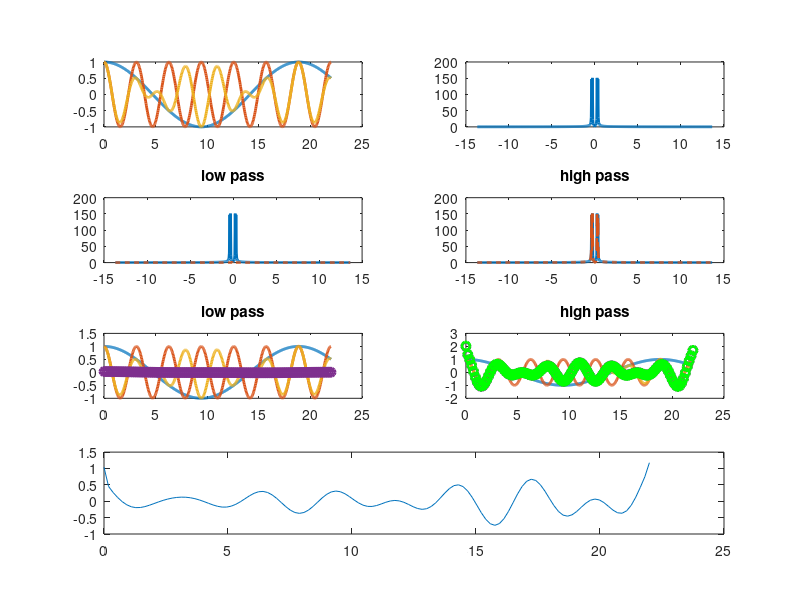

This chart was generated by the following MATLAB code:
% =========================================================================
% fft_filter_unit_test
% =========================================================================
% Created By    : Sydney Sroka
% Last Edited By: Sydney Sroka
% Date          : 07/14/2020
%
% ------------------------
% This script was written to practice using fft to filter a 1D signal

clear;close all;clc

% if you change the period length to anything that isn't a multiply of pi
% (or you could change the length of the input NT to some
% non-whole number) the output is not exact

T1 = 3*2*pi; % [s] period of signal 1
T2 = 0.5*2*pi;   % [s] period of signal 1

N = 601; % length of signal

NT = 3.5;

cT = 2*2*pi; % cutoff period;

%%

t = linspace(0,2*pi*NT,N);

f1 = 1/T1;
f2 = 1/T2;

cf = 1/cT;

s1 = cos(2*pi/T1*t);
s2 = cos(2*pi/T2*t);

s = s1.*s2;

subplot(4,2,1)
plot(t,s1,'linewidth',2,'displayname',sprintf('signal 1, f = %2.2f rad/s',f1))
hold on
plot(t,s2,'linewidth',2,'displayname',sprintf('signal 2, f = %2.2f rad/s',f2))
plot(t,s,'linewidth',2,'displayname',sprintf('signal'))


Fs = N/(2*pi*NT); % samples per period, L samples for NT periods
F = [-N/2:N/2-1]/N*Fs;
tr = s-detrend(s);
s = detrend(s);
Zhat = fft(s);

Zhat = fftshift(abs(Zhat));

Zhat_LP = Zhat;
Zhat_HP = Zhat;

inds = abs(F)>cf;
Zhat_LP(inds) = 0.0;

inds = abs(F)<cf;
Zhat_HP(inds) = 0.0;

Z_LP = ifft(ifftshift(Zhat_LP))+tr;
Z_HP = ifft(ifftshift(Zhat_HP));


subplot(4,2,2)
plot(F,abs(Zhat),'linewidth',2,'displayname','FFT(s)');
hold on 

subplot(4,2,3)
plot(F,Zhat,'linewidth',2,'displayname','FFT(s)');
hold on 
plot(F,abs(Zhat_LP),'--','linewidth',2,'displayname','FFT(s)');
title('low pass')

subplot(4,2,4)
plot(F,Zhat,'linewidth',2,'displayname','FFT(s)');
hold on 
plot(F,abs(Zhat_HP),'--','linewidth',2,'displayname','FFT(s)');
title('high pass')


plt_ind = 1:5:length(s1);

subplot(4,2,5)
plot(t,s1,'linewidth',2,'displayname',sprintf('signal 1, f = %2.2f rad/s',f1))
hold on
plot(t,s2,'linewidth',2,'displayname',sprintf('signal 2, f = %2.2f rad/s',f2))
plot(t,s,'linewidth',2,'displayname',sprintf('signal'))
plot(t(plt_ind),Z_LP(plt_ind),'o','linewidth',2,'displayname','FFT(s)');
title('low pass')

subplot(4,2,6)
plot(t,s1,'linewidth',2,'displayname',sprintf('signal 1, f = %2.2f rad/s',f1))
hold on
plot(t,s2,'linewidth',2,'displayname',sprintf('signal 2, f = %2.2f rad/s',f2))
plot(t,s,'linewidth',2,'displayname',sprintf('signal'))
plot(t(plt_ind),Z_HP(plt_ind),'o','linewidth',2,'displayname','FFT(s)');
title('high pass')

plot(t(plt_ind),Z_HP(plt_ind)+Z_LP(plt_ind),'go','linewidth',2,'displayname','FFT(s)');

subplot(4,2,[7 8])
plot(t(plt_ind),Z_LP(plt_ind)+Z_HP(plt_ind)-s(plt_ind))

set(gcf,'position',[440           1        1001         797])


% s = [zeros(1,50) s(51:450) zeros(1,50)];

% [X, XHP, f, y, y2] = fftf(t, s, cf);
% close all
% figure
% subplot(4,1,1)
% plot(t,s)
% subplot(4,1,2)
% plot(t,X)
% hold on
% plot(t,s1)
% subplot(4,1,3)
% plot(t,XHP)
% hold on
% plot(t,s2)
% subplot(4,1,4)
% plot(t,s)
% hold on
% plot(t,X+XHP)
% plot(t,s-(X+XHP),'linewidth',3)

% plot(f,y(1:1+length(f)/2))
% plot(f,y2(1:1+length(f)/2))

% subplot(1,2,2)
% f2 = [fliplr(f) f(2:end)];
% plot(f2,ifftshift(fftshift(P2)))



% subplot(1,2,1)
% hold on
% plot(t,Z2,'--','linewidth',2)




% subplot(1,2,2)
% 
% Zhat = fft2(Z);
% % P2 = abs(Zhat./L);
% % P1 = P2(1:L/2+1,1:L/2+1);
% % P1(2:end-1,2:end-1) = 2*P1(2:end-1,2:end-1);
% % f = Fs*(0:(L/2))/L;
% contourf(abs(fftshift(Zhat)));
% set(gca,'ydir','normal')

% [X,Y] = meshgrid(x,x);
% 
% P = peaks(20);
% Z = repmat(P,[5 10]);

% Z = cos(X)+cos(Y-pi/4)+rand(L,L);
% P2 = abs(Zhat/L);
% P1 = P2(1:L/2+1);
% P1(2:end-1) = 2*P1(2:end-1);